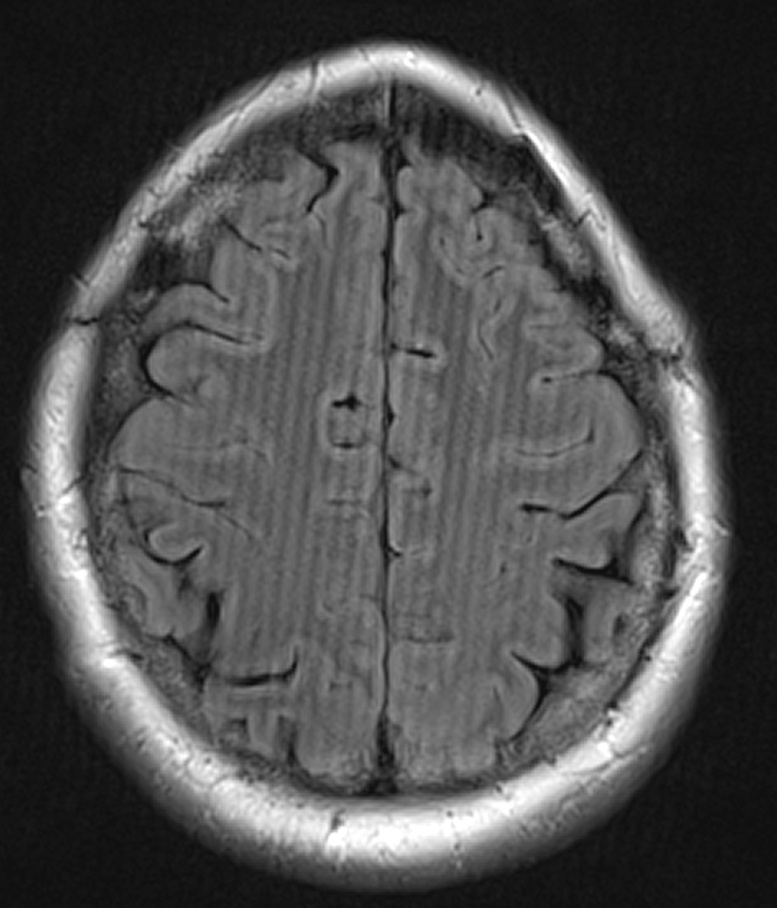
#> input picture Final/final_exam_3/herringbone-mri-artifact.jpg, 777 x 908 px, shrunk from 1006 x 1175 before the run
$ jupyter execute --allow-errors final-exam-p3-Copy2.ipynb
#> lines starting #> are read from the running program, lines starting #| are printed output that depends on the picture; after the words box and inside, x2 and y2 are one past the last pixel; in counts of white or black regions, pixels touching at a corner belong together
# Final Exam (part 3) - Computational Physics I

### Deadline: Friday 13 December 2024 (by 17h00)
### Credits: 10 points

### Please keep the structure provided below and submit an organised notebook with clear answers to each item.

## Name: Vincent Noguera

## 3. Fourier analysis: removing Herringbone MRI artifacts

This problem consist of using Fourier analysis to remove undesired Herringbone artifacts from magnetic resonance images (MRI).

The file provided below **herringbone-mri-artifact.jpg** contains a brain MRI image affected by the Herringbone artifact. This artifact can be produced by electromagnetic spikes by gradient coils, a fluctuating power supply, or radiofrequency pulse discrepancies during MRI scanning. In real space, the regularly spaced stripes resemble the appearance of a fabric with a herringbone pattern (which gives the artifact its name). In this image, the artifact covers the entire image with multiple diagonal stripes, which would be seen as spike artifacts in Fourier space. Your task is to remove them.

#### Download the image file:
https://github.com/wbandabarragan/physics-teaching-data/blob/main/2D-data/herringbone-mri-artifact.jpg

#### Reference:
Case courtesy of Frank Gaillard, <a href="https://radiopaedia.org/?lang=us">Radiopaedia.org</a>. From the case <a href="https://radiopaedia.org/cases/19695?lang=us">rID: 19695</a>

[cell 1]
import numpy as np
import matplotlib.pyplot as plt
from skimage import io

from PIL import Image, ImageDraw

#### Image I/O:

(a) Inspect the file. Then, write a python function that reads the data from the **herringbone-mri-artifact.jpg** file, and returns its 3 layers (channels) as numpy arrays.

(b) Call your function, select a single channel and make a map of it. Identify and label the Herringbone artifacts on the image using small arrows.

[cell 2]
def inspect_Image(img_path):
#> called with img_path = 'herringbone-mri-artifact.jpg'
    image = io.imread(img_path)
#> image is the input picture: shape (908, 777, 3); min 12, max 255, mean 76.8

    # print(type(image))

    print(image.shape)
#| (908, 777, 3)

    print(np.max(image), np.min(image))
#| 255 12

    # plt.figure()

    # plt.imshow(image)

    # plt.show()
    # Use indexing:

    imageR = image[:, :, 0]
    imageG = image[:, :, 1]
    imageB = image[:, :, 2]

    # print(imageR.shape, imageG.shape, imageB.shape)
    return imageR, imageG, imageB, image

[cell 3]
img_path = "herringbone-mri-artifact.jpg"

imageR, imageG, imageB, image = inspect_Image(img_path)

[cell 4]
plt.imshow(imageB)
# plt.annotate("Herringbone Artifact", xy=(450,450), xytext=(200+10, 400+50),
                     # arrowprops=dict(facecolor='red', shrink=0.05), color='red')
# plt.annotate("Herringbone Artifact", xy=(450,450), xytext=(200+10, 400+50),
#                      arrowprops=dict(facecolor='red'), color='red')
plt.annotate("", xy=(570,490), xytext=(200, 400+20),
                     arrowprops=dict(facecolor='red'), color='red')

plt.annotate("Herringbone Artifact", xy=(540,390), xytext=(200, 400-50),
                     arrowprops=dict(facecolor='red'), color='red')
plt.annotate(" ", xy=(555,420), xytext=(200, 400-30),
                     arrowprops=dict(facecolor='red'), color='red')

#### 2D Fourier transform:

(c) Create a function that Fourier transforms this image and returns the Fourier image and the correct frequencies.

(d) Call your function in (c), and make a two-panel figure with the original image on the left and a labeled 2D plot of its Fourier image on the right. Identify and label the Herringbone artifacts on the Fourier image.

(e) Briefly comment, how do the image artifacts look in Fourier space?

[cell 5]
def fourier_image(image1):
    #Fourier transform
    fourier = np.fft.fft2(image1)
    #Shifting
    shifted_fourier = np.fft.fftshift(fourier)
    #Get the norm of the shifted vector
    norm_fourier = np.abs(shifted_fourier)
    d_spacing = 1
    # Frequencies:
    freqs_x = np.fft.fftfreq(image1.shape[0], d = d_spacing)
    freqs_y = np.fft.fftfreq(image1.shape[1], d = d_spacing)
    ##Show the plot and what are going to quit the Herringbone
    return fourier, freqs_x, freqs_y
    """
    plt.figure(figsize = (4,3))

    Z1 = plt.pcolor(np.log10(norm_fourier), shading='auto', cmap = "viridis")
    # plt.gca().invert_yaxis()
    plt.colorbar(Z1, label='Magnitude (log scale)')
    #To appreciate the frequencies that we have to remove
    plt.xlim(400,600)
    plt.ylim(500,700)
    plt.show()
    """
    """
    #This also can be used and provide a better resolution image to identify the frequencies that we are interested in remove
    #But this also changes the scale...
    plt.figure(figsize = (4,3))

    plt.imshow(np.log10(norm_fourier), extent=(freqs_x.min(), freqs_x.max(), freqs_y.min(), freqs_y.max()))
    # plt.gca().invert_yaxis()
    plt.colorbar(Z1)
    plt.colorbar(label='Magnitude (log scale)')
    plt.show()
    """
    ##Create a mask based on the image commented:
    mask_1 = Image.new(mode="RGB", size=(shifted_fourier_2.shape[1], shifted_fourier_2.shape[0]))

    draw = ImageDraw.Draw(mask_1)
    #Thorugh the 1st image, we can appreciate that are here the frequencies that we have to remove
    draw.ellipse([(455, 575), (465, 585)], fill=(255, 0, 0), outline=(0, 0, 0))

    draw.ellipse([(545, 590), (550, 595)], fill=(255, 0, 0), outline=(0, 0, 0))

    #Binary
    mask_1 = np.array(mask_1)[:,:,0]//255
    ##Invert to clean the image:
    mask_2 = - mask_1 + 1
    ##Apply the mask:
    masked_fourier = shifted_fourier*mask_2
    ### Check the changes in the image, the points are too
    """
    plt.figure(figsize = (5,4))

    Z1 = plt.pcolor(np.log10(np.abs(masked_fourier)), shading='auto', cmap ="inferno")

    plt.colorbar(Z1)

    plt.show()
    """
    #Return the frequency shift
    inv_filter_ = np.fft.ifftshift(masked_fourier)
    #Convert back to spatial domain
    inv_filter_ = np.fft.ifft2(inv_filter_)
    return inv_filter_

[cell 6]
inv_filter = fourier_image(imageB)
print(f"Original image dimensions: {imageB.shape}")
#| Original image dimensions: (908, 777)
#> (the rest of this cell did not finish here and is left out)

[cell 7]
print(imageB[1].shape)
#| (777,)

[cell 8]
fourier_2 = np.fft.fft2(imageB)
filtered_F_signal = fourier_2.copy()

shifted_fourier_2 = np.fft.fftshift(fourier_2)
# Inverse Fourier transform
ifourier_Zn = np.fft.ifft2(filtered_F_signal)

norm_fourier_2 = np.abs(shifted_fourier_2)
# Shift the signal so that the low frequencies are at the centre\
# fourier_Z2n = np.fft.fftshift(fourier_Zn)
d_spacing = 1
# Frequencies:
freqs_x = np.fft.fftfreq(imageB.shape[0], d = d_spacing)
freqs_y = np.fft.fftfreq(imageB.shape[1], d = d_spacing)

# Frequency mesh:
freqs_X, freqs_Y = np.meshgrid(sorted(freqs_x), sorted(freqs_y))
print(freqs_X.shape)
#| (777, 908)
print(freqs_Y.shape)
#| (777, 908)
norm_test = norm_fourier_2[::-1]
print(norm_test.shape)
#| (908, 777)
# Norm of Fourier transform:
norm_fourier_2 = np.abs(shifted_fourier_2)
# [8 lines of commented-out code are left out]

[cell 9]
import matplotlib.pyplot as plt

plt.figure(figsize=(10, 8))
plt.imshow(np.log10(norm_fourier_2), extent=(freqs_x.min(), freqs_x.max(), freqs_y.min(), freqs_y.max()))
plt.title('Magnitude of 2D Fourier Transform')
plt.xlabel('Frequency X')
plt.ylabel('Frequency Y')
plt.colorbar(label='Magnitude (log scale)')
# plt.xlim(400,600)
# plt.ylim(500,700)
plt.show()
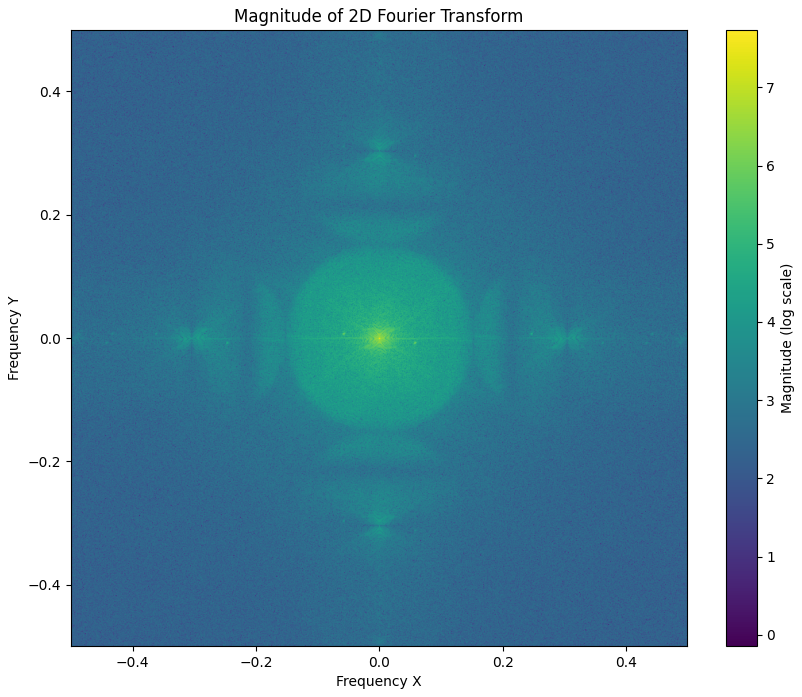
#> figure drawn by matplotlib, 2 panels

[cell 10]
plt.figure(figsize = (4,3))

Z1 = plt.pcolor(np.log10(norm_fourier_2), shading='auto', cmap = "viridis")
# plt.gca().invert_yaxis()

# Z1.colorbar(label='Magnitude (log scale)')
plt.colorbar(Z1, label='Magnitude (log scale)')
# plt.xlim(400,600)
# plt.ylim(500,700)
plt.show()
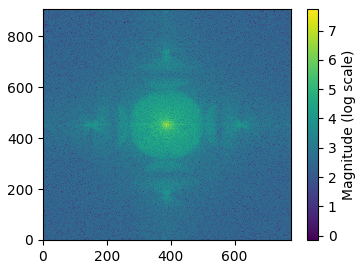
#> figure drawn by matplotlib, 2 panels

[cell 11]
plt.figure(figsize = (4,3))

Z1 = plt.pcolor(np.log10(norm_fourier_2), shading='auto', cmap = "viridis")
# plt.gca().invert_yaxis()
plt.colorbar(Z1)
# plt.xlim(400,600)
# plt.ylim()
plt.show()
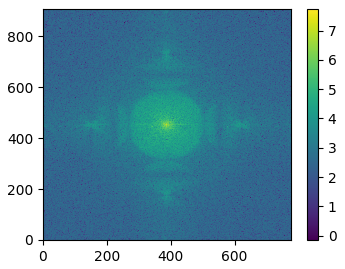
#> figure drawn by matplotlib, 2 panels

[cell 12]
print(shifted_fourier_2.shape[1])
#| 777
print(len(shifted_fourier_2))
#| 908
print(norm_fourier_2.shape[0])
#| 908

[cell 13]
image_centre = [shifted_fourier_2.shape[0]//2, shifted_fourier_2.shape[1]//2]
#> image_centre = [454, 388]

print(image_centre)
#| [454, 388]

radius_centre = 10 #pixels

[cell 14]
mask_1 = Image.new(mode="RGB", size=(shifted_fourier_2.shape[1], shifted_fourier_2.shape[0]))
#> mask_1: PIL image 777x908 RGB; every value is 0

draw = ImageDraw.Draw(mask_1)

draw.ellipse([(455, 575), (465, 585)], fill=(255, 0, 0), outline=(0, 0, 0))

draw.ellipse([(545, 590), (550, 595)], fill=(255, 0, 0), outline=(0, 0, 0))

[cell 15]
# %matplotlib inline
plt.imshow(mask_1)
# plt.gca().invert_yaxis()

print(np.max(mask_1), np.min(mask_1))
#| 255 0

[cell 16]
mask_1 = np.array(mask_1)[:,:,0]//255
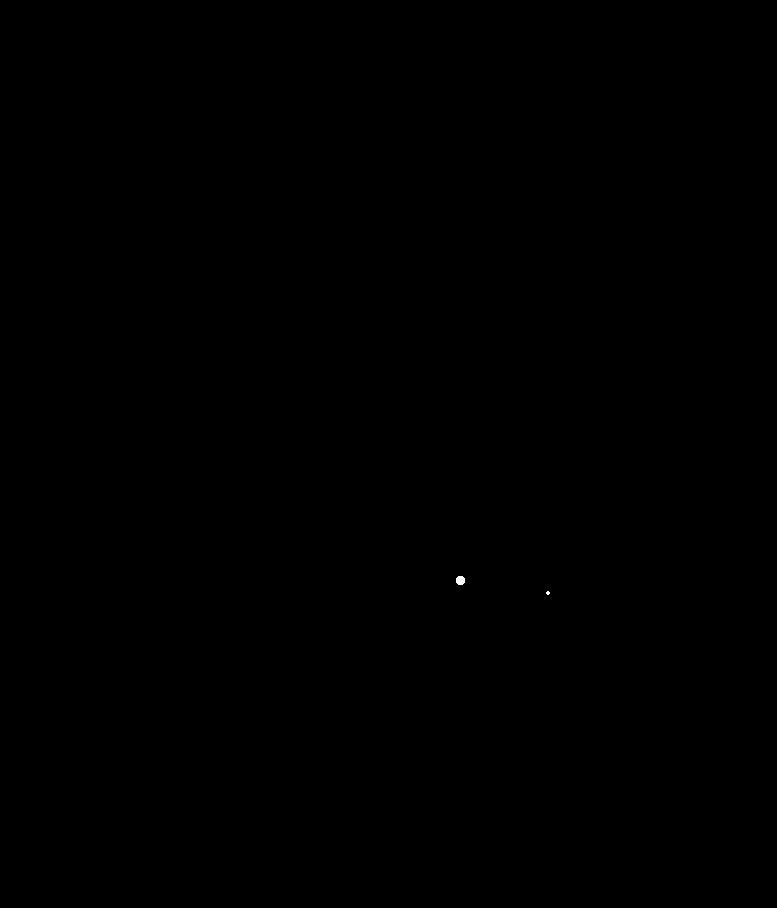
#> mask_1: shape (908, 777); values 0 (black) and 1 (white), 0.01% white; 2 white regions (1 under 20 px), largest, box (x1, y1, x2, y2) and area: (456, 576, 465, 585) 69

print(np.unique(mask_1))
#| [0 1]

[cell 17]
plt.figure(figsize = (5,4))

Z1 = plt.pcolor(mask_1, shading='auto', cmap ="inferno")

plt.colorbar(Z1)

plt.show()
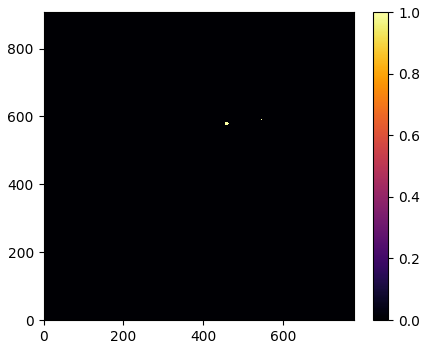
#> figure drawn by matplotlib, 2 panels

[cell 18]
masked_fourier_3 = shifted_fourier_2*mask_1
plt.figure(figsize = (5,4))

Z1 = plt.pcolor(np.log10(np.abs(masked_fourier_3)), shading='auto', cmap ="inferno")

plt.colorbar(Z1)

plt.xlim(400,600)
plt.ylim(500,700)
plt.show()
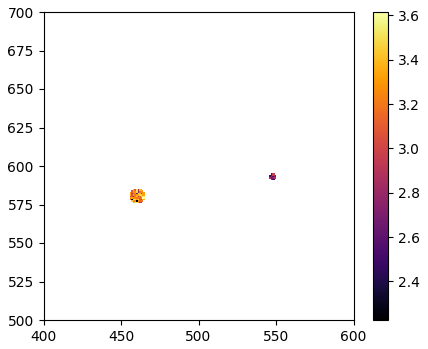
#> figure drawn by matplotlib, 2 panels

[cell 19]
inv_filter_3 = np.fft.ifftshift(masked_fourier_3)
inv_filter_3 = np.fft.ifft2(inv_filter_3)

[cell 20]
plt.figure(figsize = (5,4))

Z1 = plt.pcolor(inv_filter_3.real, shading='auto', cmap ="viridis")

plt.colorbar(Z1)


plt.show()
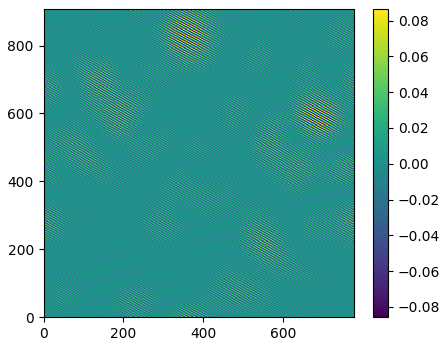
#> figure drawn by matplotlib, 2 panels

[cell 21]
mask_2 = - mask_1 + 1

[cell 22]
plt.figure(figsize = (5,4))

Z1 = plt.pcolor(mask_2, shading='auto', cmap ="inferno")

plt.colorbar(Z1)

plt.show()
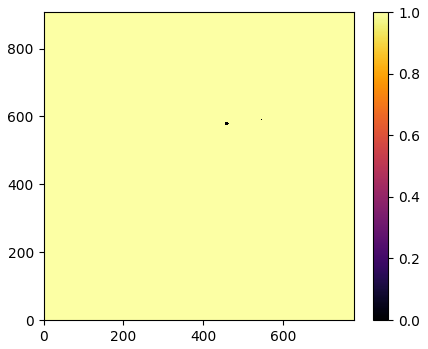
#> figure drawn by matplotlib, 2 panels

[cell 23]
masked_fourier_3_2 = shifted_fourier_2*mask_2

[cell 24]
plt.figure(figsize = (5,4))

Z1 = plt.pcolor(np.log10(np.abs(masked_fourier_3_2)), shading='auto', cmap ="inferno")

plt.colorbar(Z1)

plt.show()
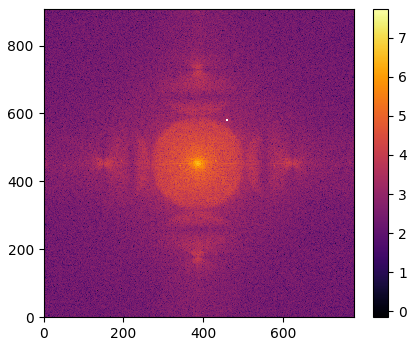
#> figure drawn by matplotlib, 2 panels

[cell 25]
inv_filter_3_2 = np.fft.ifftshift(masked_fourier_3_2)
inv_filter_3_2 = np.fft.ifft2(inv_filter_3_2)

[cell 26]
plt.figure(figsize = (5,4))

Z1 = plt.pcolor(inv_filter_3_2.real, shading='auto', cmap ="viridis")

plt.gca().invert_yaxis()

plt.colorbar(Z1)

plt.show()
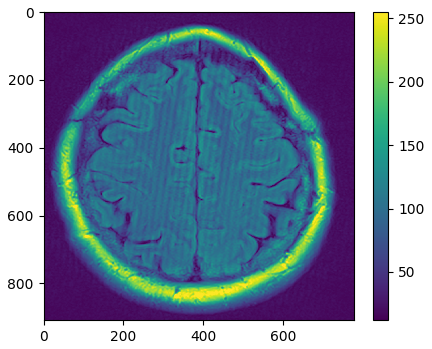
#> figure drawn by matplotlib, 2 panels
